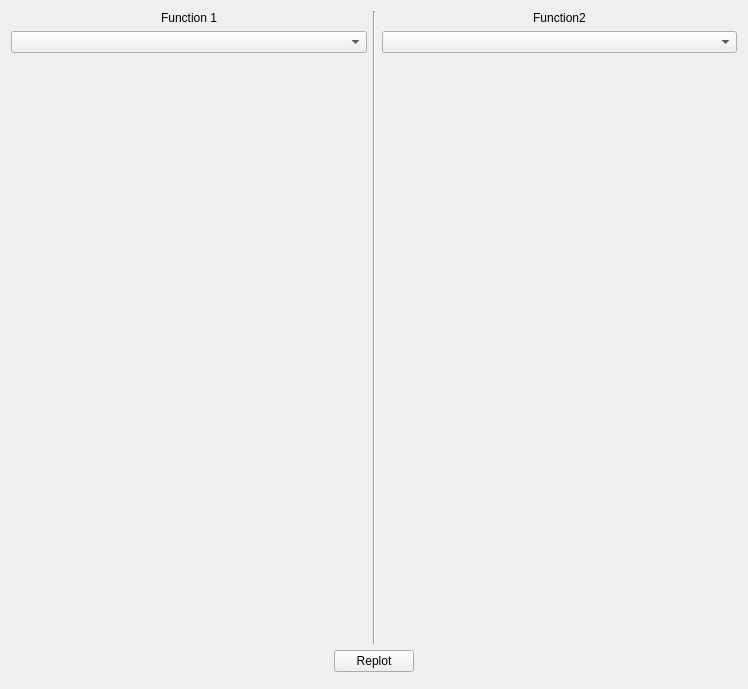
<?xml version="1.0" encoding="UTF-8"?>
<ui version="4.0">
 <class>FunctionAnalyzerClass</class>
 <widget class="QMainWindow" name="FunctionAnalyzerClass">
  <property name="geometry">
   <rect>
    <x>0</x>
    <y>0</y>
    <width>748</width>
    <height>689</height>
   </rect>
  </property>
  <property name="windowTitle">
   <string>FunctionAnalyzer</string>
  </property>
  <widget class="QWidget" name="centralWidget">
   <layout class="QVBoxLayout" name="verticalLayout">
    <item>
     <layout class="QHBoxLayout" name="horizontalLayout">
      <item>
       <layout class="QFormLayout" name="formLayout">
        <item row="0" column="0" colspan="2">
         <widget class="QLabel" name="label">
          <property name="text">
           <string>Function 1</string>
          </property>
          <property name="alignment">
           <set>Qt::AlignCenter</set>
          </property>
         </widget>
        </item>
        <item row="1" column="0" colspan="2">
         <widget class="QComboBox" name="cobFunc1"/>
        </item>
        <item row="2" column="0" colspan="2">
         <spacer name="verticalSpacer">
          <property name="orientation">
           <enum>Qt::Vertical</enum>
          </property>
          <property name="sizeHint" stdset="0">
           <size>
            <width>20</width>
            <height>40</height>
           </size>
          </property>
         </spacer>
        </item>
       </layout>
      </item>
      <item>
       <widget class="Line" name="line">
        <property name="orientation">
         <enum>Qt::Vertical</enum>
        </property>
       </widget>
      </item>
      <item>
       <layout class="QFormLayout" name="formLayout_2">
        <item row="0" column="0" colspan="2">
         <widget class="QLabel" name="label_2">
          <property name="text">
           <string>Function2</string>
          </property>
          <property name="alignment">
           <set>Qt::AlignCenter</set>
          </property>
         </widget>
        </item>
        <item row="1" column="0" colspan="2">
         <widget class="QComboBox" name="cobFunc2"/>
        </item>
        <item row="2" column="0" colspan="2">
         <spacer name="verticalSpacer_2">
          <property name="orientation">
           <enum>Qt::Vertical</enum>
          </property>
          <property name="sizeHint" stdset="0">
           <size>
            <width>20</width>
            <height>40</height>
           </size>
          </property>
         </spacer>
        </item>
       </layout>
      </item>
     </layout>
    </item>
    <item>
     <layout class="QHBoxLayout" name="horizontalLayout_2">
      <item>
       <spacer name="horizontalSpacer">
        <property name="orientation">
         <enum>Qt::Horizontal</enum>
        </property>
        <property name="sizeHint" stdset="0">
         <size>
          <width>40</width>
          <height>20</height>
         </size>
        </property>
       </spacer>
      </item>
      <item>
       <widget class="QPushButton" name="pushButton">
        <property name="text">
         <string>Replot</string>
        </property>
       </widget>
      </item>
      <item>
       <spacer name="horizontalSpacer_2">
        <property name="orientation">
         <enum>Qt::Horizontal</enum>
        </property>
        <property name="sizeHint" stdset="0">
         <size>
          <width>40</width>
          <height>20</height>
         </size>
        </property>
       </spacer>
      </item>
     </layout>
    </item>
    <item>
     <widget class="QwtPlot" name="plot"/>
    </item>
   </layout>
  </widget>
 </widget>
 <layoutdefault spacing="6" margin="11"/>
 <customwidgets>
  <customwidget>
   <class>QwtPlot</class>
   <extends>QFrame</extends>
   <header>qwt_plot.h</header>
  </customwidget>
 </customwidgets>
 <resources>
  <include location="FunctionAnalyzer.qrc"/>
 </resources>
 <connections/>
</ui>
